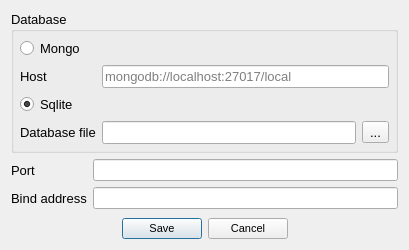
<?xml version="1.0" encoding="UTF-8"?>
<ui version="4.0">
 <class>Dialog</class>
 <widget class="QDialog" name="Dialog">
  <property name="windowModality">
   <enum>Qt::ApplicationModal</enum>
  </property>
  <property name="geometry">
   <rect>
    <x>0</x>
    <y>0</y>
    <width>409</width>
    <height>250</height>
   </rect>
  </property>
  <property name="minimumSize">
   <size>
    <width>400</width>
    <height>200</height>
   </size>
  </property>
  <property name="maximumSize">
   <size>
    <width>409</width>
    <height>250</height>
   </size>
  </property>
  <property name="font">
   <font>
    <pointsize>8</pointsize>
   </font>
  </property>
  <property name="windowTitle">
   <string>Config</string>
  </property>
  <layout class="QGridLayout" name="gridLayout">
   <item row="4" column="0" colspan="3">
    <layout class="QHBoxLayout" name="btns_h_layout">
     <item>
      <spacer name="horizontalSpacer">
       <property name="orientation">
        <enum>Qt::Horizontal</enum>
       </property>
       <property name="sizeHint" stdset="0">
        <size>
         <width>40</width>
         <height>20</height>
        </size>
       </property>
      </spacer>
     </item>
     <item>
      <widget class="QPushButton" name="save_btn">
       <property name="text">
        <string>Save</string>
       </property>
      </widget>
     </item>
     <item>
      <widget class="QPushButton" name="cancel_btn">
       <property name="text">
        <string>Cancel</string>
       </property>
      </widget>
     </item>
     <item>
      <spacer name="horizontalSpacer_2">
       <property name="orientation">
        <enum>Qt::Horizontal</enum>
       </property>
       <property name="sizeHint" stdset="0">
        <size>
         <width>40</width>
         <height>20</height>
        </size>
       </property>
      </spacer>
     </item>
    </layout>
   </item>
   <item row="3" column="0" colspan="3">
    <spacer name="verticalSpacer">
     <property name="orientation">
      <enum>Qt::Vertical</enum>
     </property>
     <property name="sizeHint" stdset="0">
      <size>
       <width>388</width>
       <height>20</height>
      </size>
     </property>
    </spacer>
   </item>
   <item row="1" column="0">
    <widget class="QLabel" name="label_2">
     <property name="sizePolicy">
      <sizepolicy hsizetype="Maximum" vsizetype="Preferred">
       <horstretch>0</horstretch>
       <verstretch>0</verstretch>
      </sizepolicy>
     </property>
     <property name="minimumSize">
      <size>
       <width>0</width>
       <height>0</height>
      </size>
     </property>
     <property name="font">
      <font>
       <pointsize>10</pointsize>
      </font>
     </property>
     <property name="text">
      <string>Port</string>
     </property>
     <property name="margin">
      <number>0</number>
     </property>
    </widget>
   </item>
   <item row="2" column="0">
    <widget class="QLabel" name="label_3">
     <property name="sizePolicy">
      <sizepolicy hsizetype="Maximum" vsizetype="Preferred">
       <horstretch>0</horstretch>
       <verstretch>0</verstretch>
      </sizepolicy>
     </property>
     <property name="minimumSize">
      <size>
       <width>0</width>
       <height>0</height>
      </size>
     </property>
     <property name="font">
      <font>
       <pointsize>10</pointsize>
      </font>
     </property>
     <property name="text">
      <string>Bind address</string>
     </property>
     <property name="margin">
      <number>0</number>
     </property>
    </widget>
   </item>
   <item row="1" column="1" colspan="2">
    <widget class="QLineEdit" name="port_txb"/>
   </item>
   <item row="2" column="1" colspan="2">
    <widget class="QLineEdit" name="bind_addr_txb"/>
   </item>
   <item row="0" column="0" colspan="3">
    <widget class="QGroupBox" name="groupBox">
     <property name="font">
      <font>
       <pointsize>10</pointsize>
      </font>
     </property>
     <property name="title">
      <string>Database</string>
     </property>
     <property name="flat">
      <bool>false</bool>
     </property>
     <layout class="QGridLayout" name="gridLayout_2">
      <property name="leftMargin">
       <number>6</number>
      </property>
      <property name="topMargin">
       <number>6</number>
      </property>
      <property name="rightMargin">
       <number>6</number>
      </property>
      <property name="bottomMargin">
       <number>6</number>
      </property>
      <item row="0" column="0" colspan="3">
       <widget class="QRadioButton" name="mongo_db_rbn">
        <property name="font">
         <font>
          <pointsize>10</pointsize>
         </font>
        </property>
        <property name="text">
         <string>Mongo</string>
        </property>
       </widget>
      </item>
      <item row="1" column="0">
       <widget class="QLabel" name="label_4">
        <property name="font">
         <font>
          <pointsize>10</pointsize>
         </font>
        </property>
        <property name="text">
         <string>Host</string>
        </property>
       </widget>
      </item>
      <item row="1" column="1" colspan="2">
       <widget class="QLineEdit" name="db_host_txb">
        <property name="placeholderText">
         <string>mongodb://localhost:27017/local</string>
        </property>
       </widget>
      </item>
      <item row="2" column="0" colspan="3">
       <widget class="QRadioButton" name="sqlite_db_rbn">
        <property name="font">
         <font>
          <pointsize>10</pointsize>
         </font>
        </property>
        <property name="text">
         <string>Sqlite</string>
        </property>
        <property name="checked">
         <bool>true</bool>
        </property>
       </widget>
      </item>
      <item row="3" column="0">
       <widget class="QLabel" name="label">
        <property name="font">
         <font>
          <pointsize>10</pointsize>
         </font>
        </property>
        <property name="text">
         <string>Database file</string>
        </property>
       </widget>
      </item>
      <item row="3" column="1">
       <widget class="QLineEdit" name="db_filepath_txb"/>
      </item>
      <item row="3" column="2">
       <widget class="QToolButton" name="select_file_btn">
        <property name="text">
         <string>...</string>
        </property>
       </widget>
      </item>
     </layout>
    </widget>
   </item>
  </layout>
 </widget>
 <resources/>
 <connections>
  <connection>
   <sender>sqlite_db_rbn</sender>
   <signal>toggled(bool)</signal>
   <receiver>db_filepath_txb</receiver>
   <slot>setEnabled(bool)</slot>
   <hints>
    <hint type="sourcelabel">
     <x>55</x>
     <y>72</y>
    </hint>
    <hint type="destinationlabel">
     <x>153</x>
     <y>96</y>
    </hint>
   </hints>
  </connection>
  <connection>
   <sender>sqlite_db_rbn</sender>
   <signal>toggled(bool)</signal>
   <receiver>select_file_btn</receiver>
   <slot>setEnabled(bool)</slot>
   <hints>
    <hint type="sourcelabel">
     <x>34</x>
     <y>73</y>
    </hint>
    <hint type="destinationlabel">
     <x>389</x>
     <y>100</y>
    </hint>
   </hints>
  </connection>
  <connection>
   <sender>mongo_db_rbn</sender>
   <signal>toggled(bool)</signal>
   <receiver>db_host_txb</receiver>
   <slot>setEnabled(bool)</slot>
   <hints>
    <hint type="sourcelabel">
     <x>13</x>
     <y>16</y>
    </hint>
    <hint type="destinationlabel">
     <x>186</x>
     <y>43</y>
    </hint>
   </hints>
  </connection>
 </connections>
</ui>
